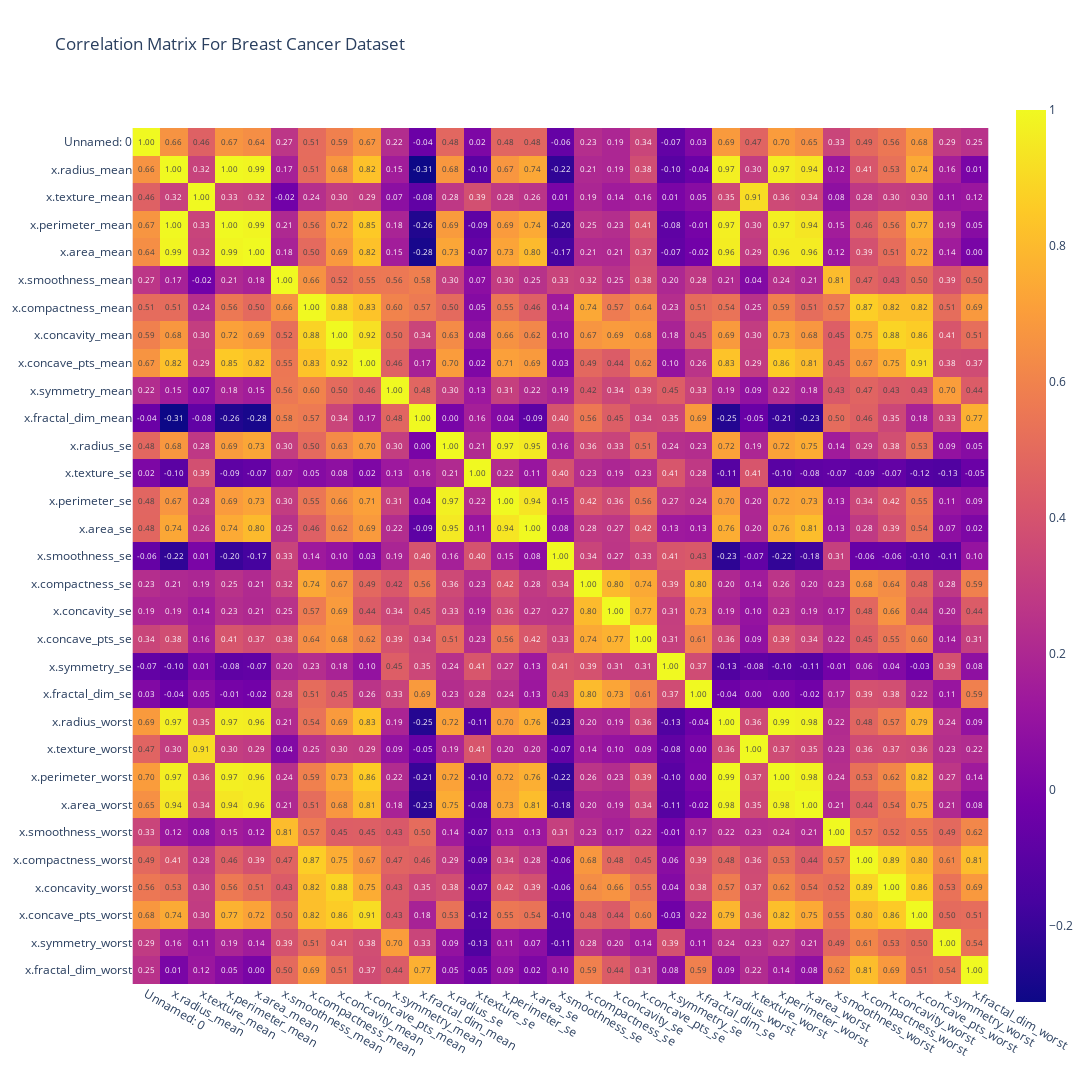

Source (notebook cell):
### Code cell
fig = px.imshow(df.drop("y", axis=1).corr(), width=1100, height=1100, text_auto='.2f', title="Correlation Matrix For Breast Cancer Dataset")
fig.show()
fig.show("png")

### Figure 1 — Plotly figure (JSON) as saved in the notebook; plotly's stock layout.template omitted (floating-point values rounded to 4 significant figures; data arrays with more than 128 entries replaced by an {"elided": "..."} marker saying what was removed)
{"data": [{"coloraxis": "coloraxis", "name": "0", "texttemplate": "%{z:.2f}", "x": ["Unnamed: 0", "x.radius_mean", "x.texture_mean", "x.perimeter_mean", "x.area_mean", "x.smoothness_mean", "x.compactness_mean", "x.concavity_mean", "x.concave_pts_mean", "x.symmetry_mean", "x.fractal_dim_mean", "x.radius_se", "x.texture_se", "x.perimeter_se", "x.area_se", "x.smoothness_se", "x.compactness_se", "x.concavity_se", "x.concave_pts_se", "x.symmetry_se", "x.fractal_dim_se", "x.radius_worst", "x.texture_worst", "x.perimeter_worst", "x.area_worst", "x.smoothness_worst", "x.compactness_worst", "x.concavity_worst", "x.concave_pts_worst", "x.symmetry_worst", "x.fractal_dim_worst"], "y": ["Unnamed: 0", "x.radius_mean", "x.texture_mean", "x.perimeter_mean", "x.area_mean", "x.smoothness_mean", "x.compactness_mean", "x.concavity_mean", "x.concave_pts_mean", "x.symmetry_mean", "x.fractal_dim_mean", "x.radius_se", "x.texture_se", "x.perimeter_se", "x.area_se", "x.smoothness_se", "x.compactness_se", "x.concavity_se", "x.concave_pts_se", "x.symmetry_se", "x.fractal_dim_se", "x.radius_worst", "x.texture_worst", "x.perimeter_worst", "x.area_worst", "x.smoothness_worst", "x.compactness_worst", "x.concavity_worst", "x.concave_pts_worst", "x.symmetry_worst", "x.fractal_dim_worst"], "z": {"elided": "31x31 float values"}, "type": "heatmap", "xaxis": "x", "yaxis": "y", "hovertemplate": "x: %{x}<br>y: %{y}<br>color: %{z}<extra></extra>"}], "layout": {"xaxis": {"anchor": "y", "domain": [0.0, 1.0], "scaleanchor": "y", "constrain": "domain"}, "yaxis": {"anchor": "x", "domain": [0.0, 1.0], "autorange": "reversed", "constrain": "domain"}, "coloraxis": {"colorscale": [[0.0, "#0d0887"], [0.1111, "#46039f"], [0.2222, "#7201a8"], [0.3333, "#9c179e"], [0.4444, "#bd3786"], [0.5556, "#d8576b"], [0.6667, "#ed7953"], [0.7778, "#fb9f3a"], [0.8889, "#fdca26"], [1.0, "#f0f921"]]}, "title": {"text": "Correlation Matrix For Breast Cancer Dataset"}, "height": 1100, "width": 1100}}
